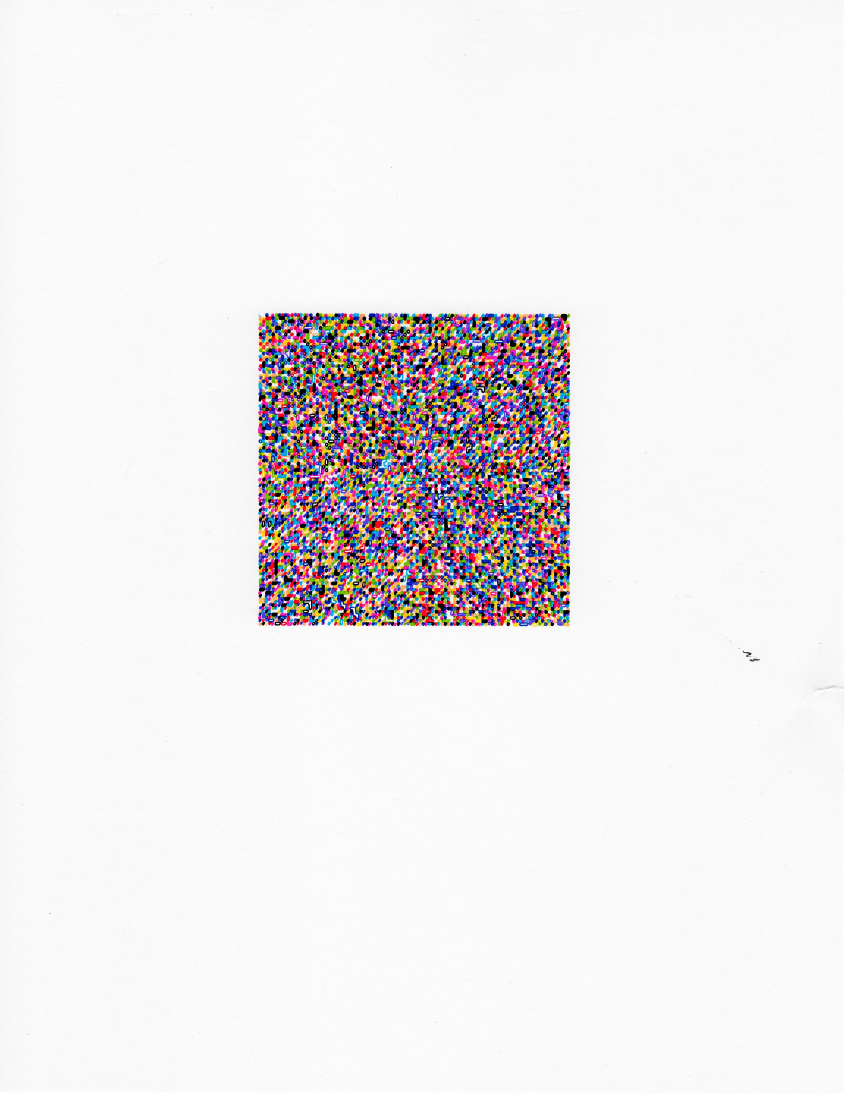
#> input picture docs/80mmx80mmx10x0.8mmx0.8mmx0.2mm/scan.png, 2531 x 3281 px, found by its file name (shown at 1/3 size)
$ python localize.py
#> lines starting #> are read from the running program, lines starting #| are printed output that depends on the picture; after the words box and inside, x2 and y2 are one past the last pixel; in counts of white or black regions, pixels touching at a corner belong together
import cv2
import numpy as np
import matplotlib.pyplot as plt

# [22 lines of commented-out code are left out]

full_image = cv2.imread('scan.png', cv2.IMREAD_GRAYSCALE)
#> full_image: shape (3281, 2531); min 0, max 255, mean 235.8
color_image = cv2.imread('scan.png', cv2.IMREAD_COLOR)
#> color_image is the input picture: shape (3281, 2531, 3); mean B, G, R 236, 234.9, 237.6

# full_image is a scan of a sheet of white US letter cardstock.
# Within roughly the center of the page exists a pen plot that looks like colorful noise.
# It is actually data.

# Its size and resolution will be dynamic, but it will always be rectangular.

# It may be plotted at a slight angle. Compensate for this.

# The pixels outside the plot region are white.

# Use some form of scale-invariant normalized cross correlation to find the bounding box of the plot.
# Generate an image of random noise that is the same aspect ratio as the expected plot.

# Maybe try feature detection to get the initial bounding box and then use normalized cross correlation to refine the bounding box.

# 2. Threshold to isolate non-white plot pixels from background
# Background is white (~255), plot noise pixels are darker
_, binary = cv2.threshold(full_image, 240, 255, cv2.THRESH_BINARY_INV)
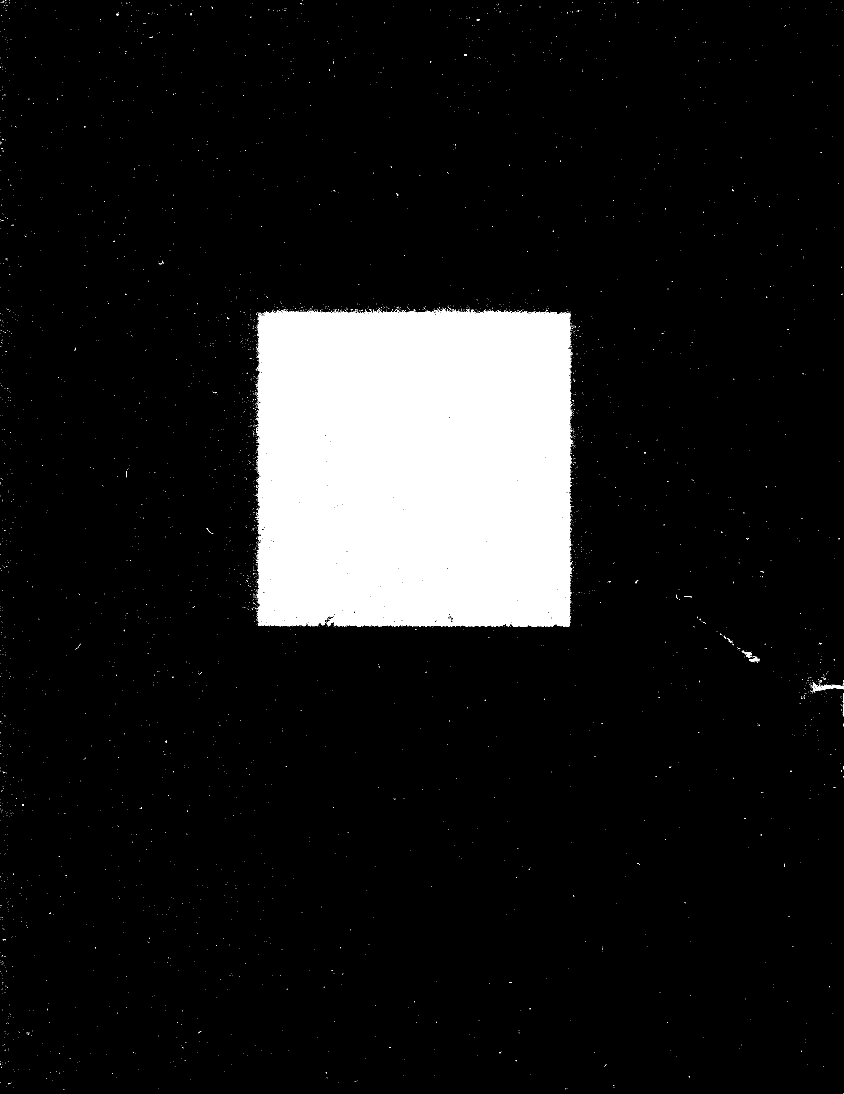
#> binary: shape (3281, 2531) (shown at 1/3 size); 10.3% white; 3605 white regions (3586 under 20 px)

cv2.imwrite("binary.png", binary)

# 3. Morphological closing to bridge sparse noise points into a solid region
# kernel = cv2.getStructuringElement(cv2.MORPH_RECT, (15, 15))
# closed = cv2.morphologyEx(binary, cv2.MORPH_CLOSE, kernel)
# cv2.imwrite("closed.png", closed)

# 4. Find contours of the closed plot region
contours, _ = cv2.findContours(binary, cv2.RETR_EXTERNAL, cv2.CHAIN_APPROX_SIMPLE)
#> contours = 3576 contours, 3571 with area under 20; largest, box (x1, y1, x2, y2) and area: (766, 926, 1718, 1880) 873038, (2435, 2054, 2531, 2076) 696, (2228, 1952, 2257, 1974) 182, (2248, 1976, 2280, 1986) 166, (2180, 1915, 2197, 1929) 22

# cv2.drawContours(full_image, contours, -1, (0, 255, 0), 2)
# cv2.imwrite("contours.png", full_image)

# Select the largest contour (the pen plot area)
largest_contour = max(contours, key=cv2.contourArea)
#> largest_contour = contour of 4435 points, box (x1, y1, x2, y2) (766, 926, 1718, 1880), area 873038

contour_image = np.zeros_like(full_image)
cv2.drawContours(contour_image, [largest_contour], -1, 255, -1)
#> contour_image: shape (3281, 2531); 10.6% white; 1 white region, box (x1, y1, x2, y2) and area: (766, 926, 1718, 1880) 876305
cv2.imwrite("largest_contour.png", contour_image)

# 5. Get and draw rotated minimum bounding box of largest_contour
rect = cv2.minAreaRect(largest_contour)
#> rect = ((1241.5, 1402.5), (953, 951), -90)
points = np.intp(cv2.boxPoints(rect))
#> points = [[1717, 1879], [766, 1879], [766, 926], [1717, 926]]
cv2.polylines(full_image, [points], True, (0, 255, 0), 2)
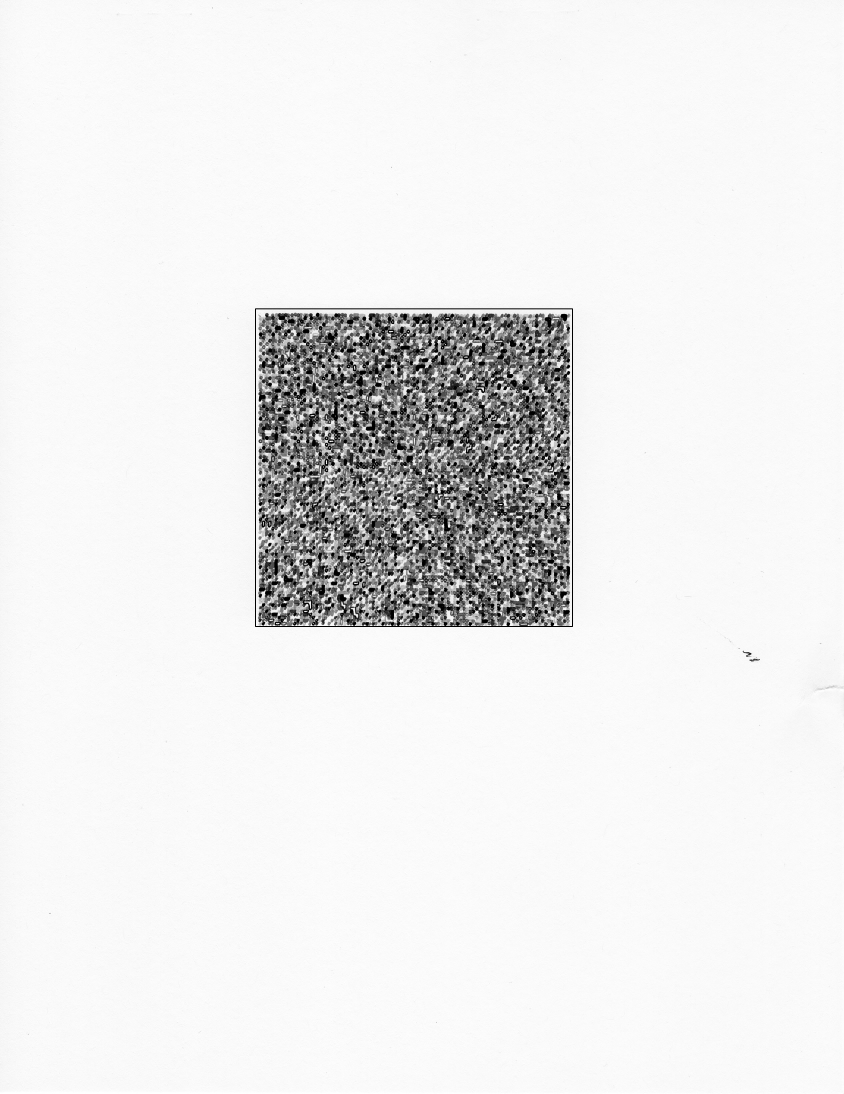
#> full_image: shape (3281, 2531) (shown at 1/3 size); min 0, max 255, mean 235.5
cv2.imwrite("rotated_bounding_box.png", full_image)

# get subregion
min_x, min_y = np.min(points, axis=0)
#> min_x = 766; min_y = 926
max_x, max_y = np.max(points, axis=0)
#> max_x = 1717; max_y = 1879

# Ensure integer indices within image bounds
min_x = max(0, int(min_x))
min_y = max(0, int(min_y))
max_x = min(full_image.shape[1], int(max_x))
max_y = min(full_image.shape[0], int(max_y))

subregion = color_image[min_y:max_y, min_x:max_x]
cv2.imwrite("subregion.png", subregion)

# Calculate the color frequency of the subregion

# 2. Define channel names and matching colors for the plot
channels = ('b', 'g', 'r')

# 3. Loop through each channel and calculate its frequency histogram
plt.figure(figsize=(10, 5))
histograms = []
for i, col in enumerate(channels):
    # cv2.calcHist(images, channels, mask, histSize, ranges)
    hist = cv2.calcHist([subregion], [i], None, [256], [0, 256])
    histograms.append(hist)
    # Plot the frequency line
    plt.plot(hist, color=col)
    plt.xlim([0, 256])
#> after the loop, histograms = 3 items

# save plot
plt.savefig("hist.png")
#> figure, not shown here; curve peaks at x = 0, y = 72560; curve peaks at x = 0, y = 58459; curve peaks at x = 0, y = 90961
plt.close()

# Calculate the 10 most frequent RGB colors in the subregion image
# Create a list of all RGB values in the subregion
# colors = []
# for y in range(subregion.shape[0]):
#     for x in range(subregion.shape[1]):
#         colors.append(subregion[y, x])

# # Sort the colors by frequency
# colors.sort(key=lambda x: x[0])

# # Get the top 10 most frequent colors by getting the first 10 elements
# most_frequent_colors = colors[:10]

# print(most_frequent_colors)

# # convert the most_frequent_colors into most_frequenct_hex_codes
# most_frequent_hex_codes = []
# for color in most_frequent_colors:
#     hex_code = "#%02x%02x%02x" % (color[0], color[1], color[2])
#     most_frequent_hex_codes.append(hex_code)

# print(most_frequent_hex_codes)

# Given the following hex codes of known colors, extract the pixels from the subregion that are within a threshold of each color

# black  0E0B12
# purple 2C19C2
# blue   002BAB
# cyan   02B6F3
# green  74C707
# pink   FF24AA
# red    F60526
# orange FFB172
# yellow F4D42B
# white  F7EFEF

known_colors = {
    "black": (0x0E, 0x0B, 0x12),
    "purple": (0x2C, 0x19, 0xC2),
    "blue": (0x00, 0x2B, 0xAB),
    "cyan": (0x02, 0xB6, 0xF3),
    "green": (0x74, 0xC7, 0x07),
    "pink": (0xFF, 0x24, 0xAA),
    "red": (0xF6, 0x05, 0x26),
    "orange": (0xFF, 0xB1, 0x72),
    "yellow": (0xF4, 0xD4, 0x2B),
    "white": (0xF7, 0xEF, 0xEF),
}

# for each known color, collapse the colorspace to the given color, making 255 for the pixel at or near that color, and 0 for all other pixels.
for known_color, known_color_rgb in known_colors.items():
    new_image = np.zeros_like(subregion)
    new_image = cv2.inRange(subregion, np.array(known_color_rgb) - 50, np.array(known_color_rgb) + 50)
    cv2.imwrite(f"./masks/{known_color}.png", new_image)

# now create the absolute masks where each mask is loaded and updated by subtracting the other masks from that mask
for known_color, known_color_rgb in known_colors.items():
    new_image = cv2.imread(f"./masks/{known_color}.png")
#> new_image: shape (953, 951, 3); 11.2% white; 2746 white regions (1967 under 20 px), largest, box (x1, y1, x2, y2) and area: (332, 336, 360, 366) 498, (227, 297, 248, 337) 489, (566, 628, 585, 668) 479
    for known_color2, known_color_rgb2 in known_colors.items():
        if known_color != known_color2:
            new_image = cv2.subtract(new_image, cv2.imread(f"./masks/{known_color2}.png"))
    cv2.imwrite(f"./masks/{known_color}_absolute.png", new_image)

# now open the image.png file and create the masks/{color}_expected.png files.
# black is 0, white is 255. colors are sorted in the way they are present in known_colors in accending value in the grayscale generated image.png
image = cv2.imread("image.png", cv2.IMREAD_GRAYSCALE)
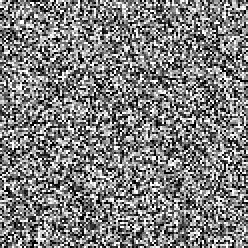
#> input picture src/image.png, 248 x 248 px
#> image is the input picture: shape (248, 248); min 0, max 255, mean 126.5
# get the set of uinique values in the image
image_colors = set(image.flatten())
#> image_colors = 11 items
image_colors = sorted(image_colors)
#> image_colors = [0, 25, 51, 76, 102, 128, 153, 179, 204, 230, 255]

# combine image_colors and known_colors to enable going from image_colors indexing to known_color name
image_colors_known_colors = dict(zip(image_colors, known_colors.keys()))
#> image_colors_known_colors = 10 items
for image_color, known_color in image_colors_known_colors.items():
    cv2.imwrite(f"./masks/{known_color}_expected.png", np.where(image == image_color, 255, 0).astype(np.uint8))
#> this loop made 10 passes
#> (image_color, known_color) on passes 1 to 10: (0, 'black'), (25, 'purple'), (51, 'blue'), (76, 'cyan'), (102, 'green'), (128, 'pink'), (153, 'red'), (179, 'orange'), (204, 'yellow'), (230, 'white')
#> pass 1, `cv2.imwrite(f"./masks/{known_color}_expected.png", np.where(image == i..`:
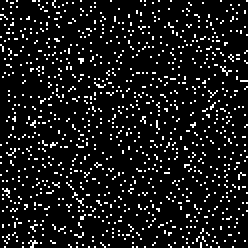
#> saved as black_expected.png: shape (248, 248); 9.4% white in thin lines or dots

def extract_dominant_colors_from_roi(img_bgr, k=10):
    """
    Extracts k dominant colors from an ROI using K-Means in Lab color space.
    """
#> called with k = 10
    # 1. Load image and convert to Lab color space for perceptual accuracy
    img_lab = cv2.cvtColor(img_bgr, cv2.COLOR_BGR2LAB)
#> img_lab: shape (953, 951, 3); mean of channels 0, 1, 2 138.1, 145.4, 129.5

    # 2. Optional pre-filter on ROI to remove high-frequency noise before clustering
    roi_filtered = cv2.bilateralFilter(img_bgr, d=5, sigmaColor=75, sigmaSpace=75)

    # 3. Reshape ROI pixels into an (N, 3) feature matrix for OpenCV K-Means
    pixels_roi = roi_filtered.reshape((-1, 3)).astype(np.float32)

    # 4. Define K-Means criteria and run clustering on ROI pixels
    # Stops when criteria met: max 100 iterations or accuracy (epsilon) within 1.0
    criteria = (cv2.TERM_CRITERIA_EPS + cv2.TERM_CRITERIA_MAX_ITER, 1000, 1.0)
#> criteria = (3, 1000, 1)
    flags = cv2.KMEANS_PP_CENTERS  # Smart centroid initialization
#> flags = 2

    compactness, labels, centers = cv2.kmeans(
        pixels_roi, k, None, criteria, 10, flags
    )
#> compactness = 1.38e+09; centers = [[154.1, 37.54, 16.57], [233.6, 228.7, 234.4], [24.19, 162.1, 107.8], [124, 170.3, 229], [34.48, 16.46, 223.3], [14.84, 10.62, 16.06], [209.7, 160.2, 21.59], [163.5, 41.08, 223.6], [195.6, 70.83, 92.6], [39.34, 195.2, 240.1]]

    # Convert centers back to uint8 (8-bit color depth)
    centers_lab = np.uint8(centers)
#> centers_lab = [[154, 37, 16], [233, 228, 234], [24, 162, 107], [124, 170, 228], [34, 16, 223], [14, 10, 16], [209, 160, 21], [163, 41, 223], [195, 70, 92], [39, 195, 240]]

    # 5. Quantize the ROI (or full image) using nearest centroid mapping
    # Reshape ROI back to image matrix format using cluster labels
    h, w, _ = img_bgr.shape
#> h = 953; w = 951
    quantized_roi_lab = centers_lab[labels.flatten()].reshape((h, w, 3))
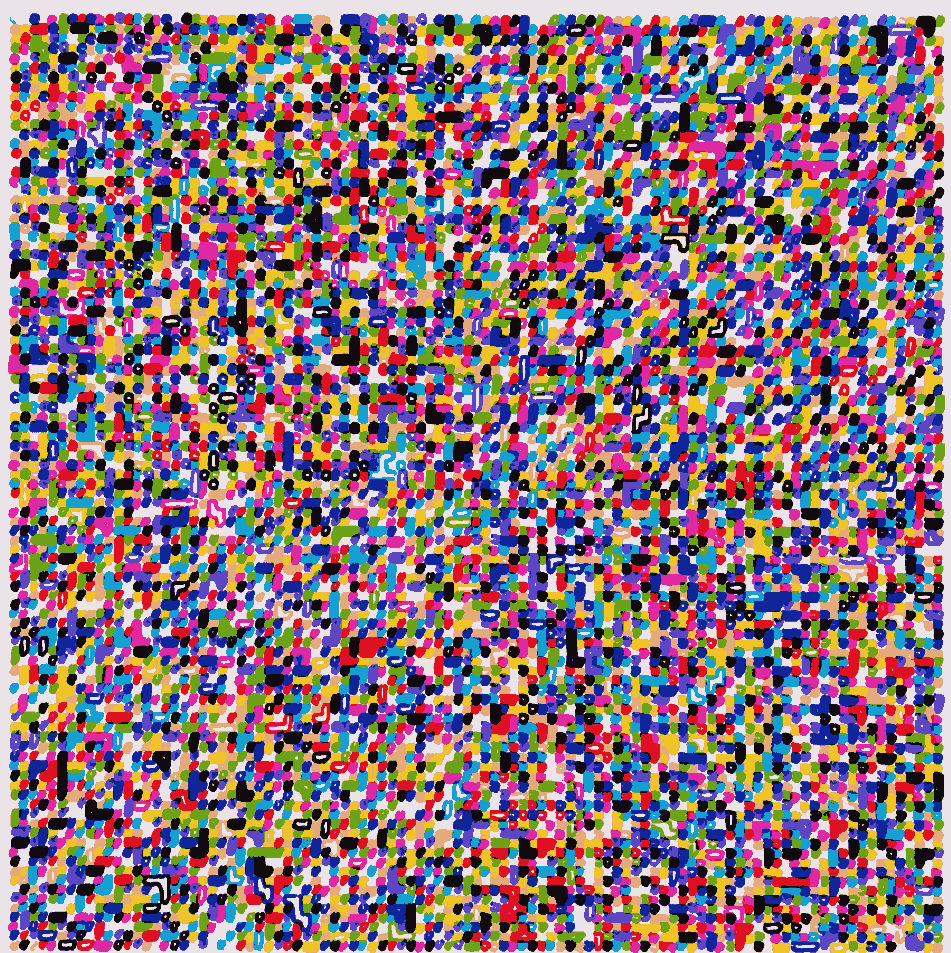
#> quantized_roi_lab: shape (953, 951, 3); mean of channels 0, 1, 2 122.8, 112.7, 137.3; drawn as B, G, R

    # 7. Convert Lab centers and quantized image back to BGR for display/saving
    centers_bgr = cv2.cvtColor(centers_lab.reshape(1, k, 3), cv2.COLOR_LAB2BGR).reshape(k, 3)
#> centers_bgr = [[255, 190, 0], [0, 117, 255], [55, 0, 55], [0, 81, 196], [0, 57, 0], [183, 65, 0], [255, 197, 0], [0, 186, 0], [254, 218, 0], [0, 0, 124]]
    quantized_roi_bgr = cv2.cvtColor(quantized_roi_lab, cv2.COLOR_LAB2BGR)
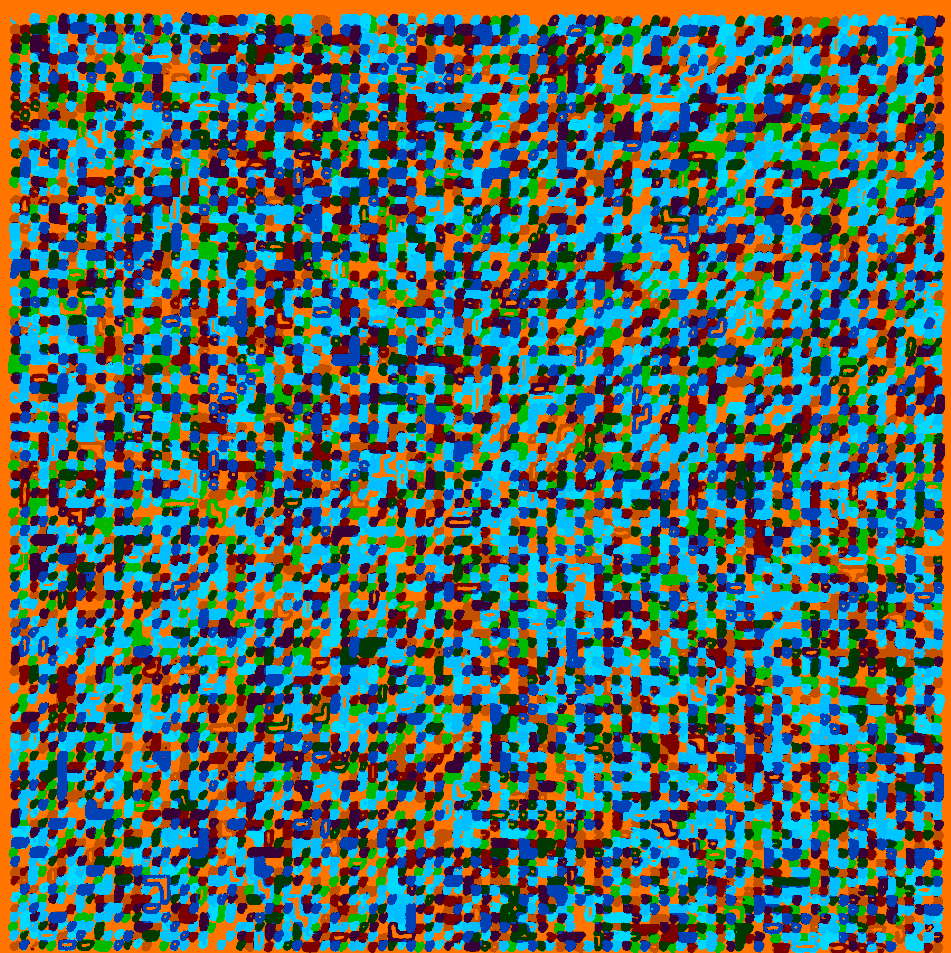
#> quantized_roi_bgr: shape (953, 951, 3); mean B, G, R 100.2, 109.9, 74.2

    return centers_bgr, quantized_roi_bgr

# Example usage:
centers_bgr, clean_roi = extract_dominant_colors_from_roi(subregion, k=10)

print("Extracted 10 Clean BGR Colors:")
print(centers_bgr)
#| [[255 190   0]
#|  [  0 117 255]
#|  [ 55   0  55]
#|  [  0  81 196]
#|  [  0  57   0]
#|  [183  65   0]
#|  [255 197   0]
#|  [  0 186   0]
#|  [254 218   0]
#|  [  0   0 124]]
print(clean_roi)
#> (printed output is left out)

cv2.imwrite("clean_roi_bw.png", clean_roi)
